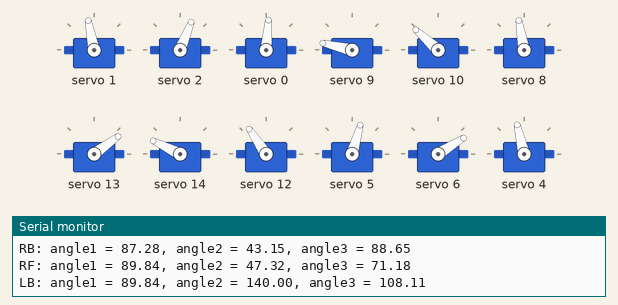
The sketch below on a simulated Arduino Uno, built with avr-gcc and run on an emulated ATmega328P. On the bench: 12 × servo, the last lines printed to the serial monitor.

Above: at 0.36 s.
At 10.0 s:
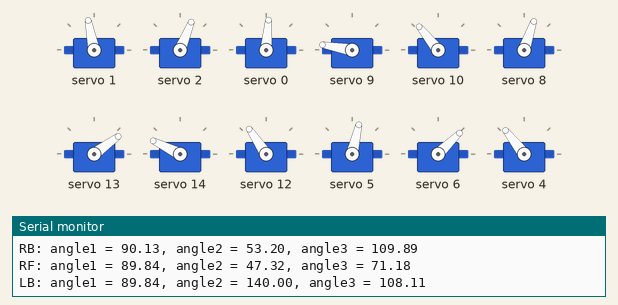
At 20.01 s:
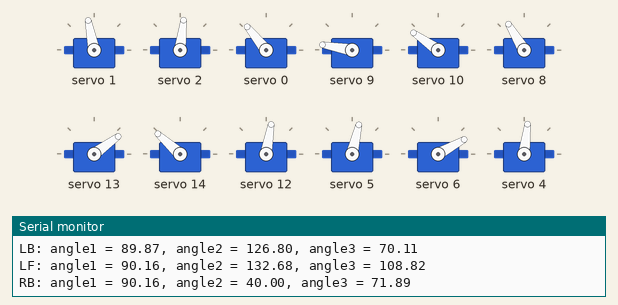
At 39.45 s:
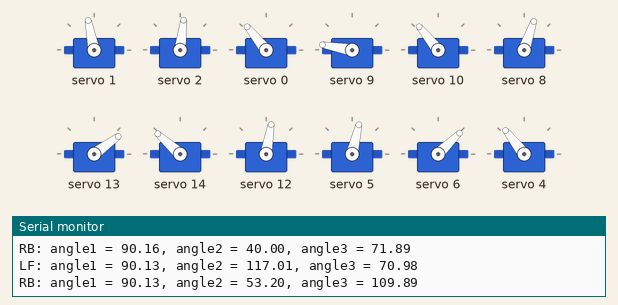
Timing chart, 0 to 40.0 s (numbered marks = the images above):
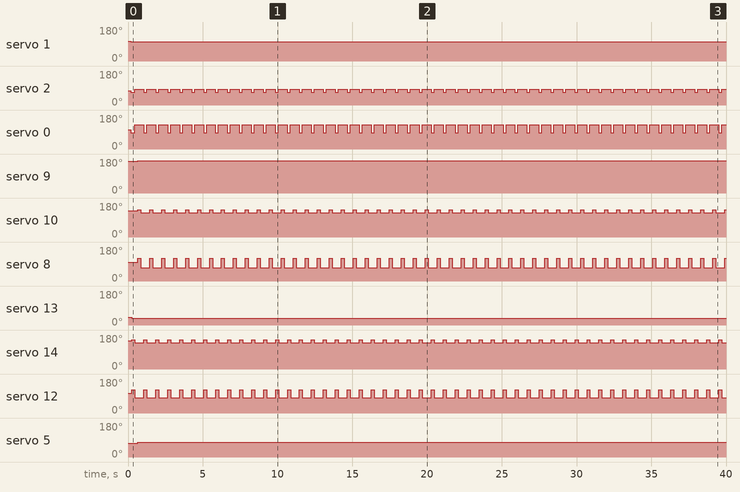

The sketch:

IK_cali.ino
```cpp
#include <Wire.h> // Used for I2C (IMU and PCA9685)
#include <Adafruit_PWMServoDriver.h> // Used for the PCA9685

// Might need to define SERVOMIN and SERVOMAX for each of the 12 servos
#define SERVOMIN 110 // minimum pulse length count
#define SERVOMAX 620 // maximum  pulse length count

// The pwm object
Adafruit_PWMServoDriver pwm = Adafruit_PWMServoDriver();

// Servo number
//     G   Y   O   /
// RF: 0,  1,  2,  3
// RB: 4,  5,  6,  7
// LF: 8,  9,  10, 11
// LB: 12, 13, 14, 15

// Inverse Kiematics (IK) functions
float servo1_solver(float x, float y, float z, int leg); // Yellow Servo
float servo2_solver(float x, float y, float z, int leg, float servo1_angle); // Orange Servo
float servo3_solver(float x, float y, float z, int leg); // Green Servo

// Set the leg to position (x, y, z)
float set_leg(float x, float y, float z, int leg);

// Helper functions
int angletoPWM(int ang);

/* ============= Constants ============== */
// lengths (mm)
float H = 266.0747;
float coxa = 22.42;
float femur = 34.9;
float deltax = 6.26;
float deltas = 19.0;
float l1 = 266;
float l2 = 261;
float l2p = 223.85;
float l2pp = 37.15;
float l3 = 278;
float l4 = 12.45;

// angles (degree)
float theta0 = 44.4674;
float theta1 = 43.4193;
/* ====================================== */

void setup() {
  Serial.begin(9600); // Sets the data rate in bits per second (baud) for serial data transmission
  Serial.println("16 channel servo test!");

  pwm.begin();
  pwm.setPWMFreq(60); // Analog servos run at ~60 Hz updates

  float x, y, z; // End point P(x, y, z)
  float angle1_r, angle2_r, angle3_r, angle1_l, angle2_l, angle3_l; // angles of the 3 motors for right and left legs

  // Given an end point (x, y, z)
  // Test (0, 0, -500) and (0, 0, -400) for each of the 4 legs
  x = 0, y = 0, z = -400;

  set_leg(x+30, y, z, 0); // Right Front
  set_leg(x+30, y, z, 1); // Left Front
  set_leg(x-50, y, z, 2); // Left Back
  set_leg(x-50, y, z, 3); // Right Back
}

void loop() {
  float x, y, z; // End point P(x, y, z)
  int height = 100;
  x = 0, y = 0, z = -450;
//
  set_leg(x+30, y+20, z+height, 0); // Right Front
  set_leg(x-50, y-20, z+height, 2); // Left Back
  delay(150);

  set_leg(x+30, y+20, z, 0); // Right Front
  set_leg(x-50, y-20, z, 2); // Left Back
  delay(150);

  set_leg(x+30, y-20, z+height, 1); // Left Front
  set_leg(x-50, y+20, z+height, 3); // Right Back
  delay(150);

  set_leg(x+30, y-20, z, 1); // Left Front
  set_leg(x-50, y+20, z, 3); // Right Back
  delay(150);
}


/* ================ IK functions ================ */
// the yellow servo
// Parameters: (x, y, z) - 3d coordinate;
//             leg: 0 for right leg, 1 for left leg.
float servo1_solver(float x, float y, float z, int leg) {
  float servo1_angle;
  float gamma1, gamma2;
  float OyPyz;

  if (y == 0)
    OyPyz = abs(z);
  else
    OyPyz = pow(y*y+z*z, 0.5);

  gamma1 = acos(-z/OyPyz) * 180/PI;
  gamma2 = acos(deltas/OyPyz) * 180/PI;

  if (leg == 0) { // right leg
    if (y >= 0)
       servo1_angle = gamma1 + gamma2;
    else if (y < 0)
       servo1_angle = gamma2 - gamma1;
    // Range of the yellow servos on the right legs (50 - 130 degrees)
    if (servo1_angle > 130)
      servo1_angle = 130;
    else if (servo1_angle < 50)
      servo1_angle = 50;
  }
  else if (leg == 1) { // left leg
    if (y >= 0)
       servo1_angle = 180 - (gamma2 - gamma1);
    else if (y < 0)
       servo1_angle = 180 - (gamma1 + gamma2);
    // Range of the yellow servos on the left legs (50 - 130 degrees)
    if (servo1_angle > 130)
      servo1_angle = 130;
    else if (servo1_angle < 50)
      servo1_angle = 50;
  }

  return servo1_angle;
}

// the orange servo
// Parameters: (x, y, z) - 3d coordinate;
//             leg: 0 for right leg, 1 for left leg.
//             servo1_angle: angle of the yellow servo
float servo2_solver(float x, float y, float z, int leg, float servo1_angle) {
  float servo2_angle;
  float alpha, beta;
  float OP, x2d, y2d;

  float Zmo = deltas * cos(servo1_angle);

  // Convert 3d coordinate (x, y, z) to new 2d coordinate (x2d, y2d)
  x2d = x;
  if (z >= Zmo)
    y2d = pow(y*y+z*z-deltas*deltas, 0.5);
  else
    y2d = -pow(y*y+z*z-deltas*deltas, 0.5);

  OP = pow((x2d*x2d + y2d*y2d), 0.5);

  if (H+l2 <= OP)
    alpha = 0;
  else
    alpha = acos((H*H+OP*OP-l2*l2)/(2*H*OP)) * 180/PI; // degree
  beta = acos(x/OP) * 180/PI; //degree

//  Serial.print("Zmo = ");
//  Serial.print(Zmo);
//  Serial.print(", y2d = ");
//  Serial.print(y2d);
//  Serial.print(", OP = ");
//  Serial.print(OP);
//  Serial.print(", alpha = ");
//  Serial.print(alpha);
//  Serial.print(", beta = ");
//  Serial.println(beta);

  if (leg == 0) {// right leg
    if (y2d >= 0)
      servo2_angle = 180 - (alpha-beta);
    else
      servo2_angle = 180 - (alpha+beta);

    // Range of the orange servos on the right legs (0 - 180 degrees)
    if (servo2_angle > 140)
      servo2_angle = 140;
    else if (servo2_angle < 40)
      servo2_angle = 40;
  }
  else if (leg == 1) { // left leg
    if (y2d >= 0)
      servo2_angle = alpha - beta;
    else
      servo2_angle = alpha + beta;

    // Range of the orange servos on the left legs (0 - 180 degrees)
    if (servo2_angle > 140)
      servo2_angle = 140;
    else if (servo2_angle < 40)
      servo2_angle = 40;
  }

  return servo2_angle;
}

// the green servo
// Parameters: (x, y, z) - 3d coordinate;
//             leg: 0 for right leg, 1 for left leg.
float servo3_solver(float x, float y, float z, int leg) {
  float servo3_angle;
  float alphaG1p, alphaG2p, epsilon, angdelta, thetaB1, thetaB2, thetaB;
  float H1, H2, H3, OP;

  H1 = pow((l2pp*l2pp+l4*l4), 0.5);
  OP = pow((x*x + y*y + z*z - deltas*deltas), 0.5);

  thetaB1 = atan2(l4, l2pp) * 180/PI; // degree
  if (H+l2 >= OP)
    thetaB = acos((H*H + l2*l2 - OP*OP)/(2*H*l2)) * 180/PI; // degree
  else
    thetaB = 180;

  thetaB2 = thetaB - thetaB1; // degree
  H2 = pow((H1*H1 + H*H - 2*H1*H * cos(thetaB2 * PI/180)), 0.5); // radian

  angdelta = acos((H*H + H2*H2 - H1*H1)/(2*H*H2)) * 180/PI; // degree

  epsilon = 180 - theta1 - angdelta; // degree
  H3 = pow((coxa*coxa + H2*H2 - 2*coxa*H2 * cos(epsilon * PI/180)), 0.5); // radian

  if (coxa + H3 < H2)
    alphaG1p = 180;
  else
    alphaG1p = acos((coxa*coxa + H3*H3 - H2*H2)/(2*coxa*H3)) * 180/PI; // degree

  if (femur + l3 < H3)
    alphaG2p = 180;
  else
    alphaG2p = acos((femur*femur + H3*H3 - l3*l3)/(2*femur*H3)) * 180/PI;  //degree

  servo3_angle = 180 - (alphaG1p + alphaG2p); //degree

  if (leg == 0) { // right leg
    servo3_angle = servo3_angle + theta0;
    // Range of the green servos on the right legs (40 - 170 degrees)
    if (servo3_angle > 160)
      servo3_angle = 160;
    else if (servo3_angle < 20)
      servo3_angle = 20;
  }
  else if (leg == 1) { // left leg
    servo3_angle = 180 - (servo3_angle + theta0);
    // Range of the green servos on the left legs (10 - 140 degrees)
    if (servo3_angle > 160)
      servo3_angle = 160;
    else if (servo3_angle < 20)
      servo3_angle = 20;
  }

  return servo3_angle;
}

/* ================================================ */

/* Set the LEG leg to position (X, Y, Z)
   LEG: 0 - Right Front
        1 - Left Front
        2 - Left Back
        3 - Right Back                   */
float set_leg(float x, float y, float z, int leg) {
  float angle1, angle2, angle3; // angles of the 3 motors for both right and left legs

  if (leg == 0) { // Right Front
    angle1 = servo1_solver(x, y, z, 0); // Yellow
    angle2 = servo2_solver(x, y, z, 0, angle1); // Orange
    angle3 = servo3_solver(x, y, z, 0); // Green

    pwm.setPWM(0+1, 0, angletoPWM(180-angle1, 0+1)); // Yellow
    pwm.setPWM(0+2, 0, angletoPWM(angle2, 0+2)); // Orange
    pwm.setPWM(0, 0, angletoPWM(angle3, 0)); // Green


    Serial.print("RF: angle1 = ");
    Serial.print(180-angle1);
    Serial.print(", angle2 = ");
    Serial.print(angle2);
    Serial.print(", angle3 = ");
    Serial.println(angle3);

  }

  else if (leg == 1) { // Left Front
    angle1 = servo1_solver(x, y, z, 1); // Yellow
    angle2 = servo2_solver(x, y, z, 1, angle1); // Orange
    angle3 = servo3_solver(x, y, z, 1); // Green

    pwm.setPWM(8+1, 0, angletoPWM(180-angle1, 8+1)); // Yellow
    pwm.setPWM(8+2, 0, angletoPWM(angle2, 8+2)); // Orange
    pwm.setPWM(8, 0, angletoPWM(angle3, 8)); // Green

    Serial.print("LF: angle1 = ");
    Serial.print(180-angle1);
    Serial.print(", angle2 = ");
    Serial.print(angle2);
    Serial.print(", angle3 = ");
    Serial.println(angle3);
  }

  else if (leg == 2) { // Left Back
    angle1 = servo1_solver(x, y, z, 1); // Yellow
    angle2 = servo2_solver(x, y, z, 1, angle1); // Orange
    angle3 = servo3_solver(x, y, z, 1); // Green

    pwm.setPWM(12+1, 0, angletoPWM(angle1, 12+1)); // Yellow
    pwm.setPWM(12+2, 0, angletoPWM(angle2, 12+2)); // Orange
    pwm.setPWM(12, 0, angletoPWM(angle3, 12)); // Green

    Serial.print("LB: angle1 = ");
    Serial.print(angle1);
    Serial.print(", angle2 = ");
    Serial.print(angle2);
    Serial.print(", angle3 = ");
    Serial.println(angle3);
  }

  else if (leg == 3) { // Right Back
    angle1 = servo1_solver(x, y, z, 0); // Yellow
    angle2 = servo2_solver(x, y, z, 0, angle1); // Orange
    angle3 = servo3_solver(x, y, z, 0); // Green

    pwm.setPWM(4+1, 0, angletoPWM(angle1, 4+1)); // Yellow
    pwm.setPWM(4+2, 0, angletoPWM(angle2, 4+2)); // Orange
    pwm.setPWM(4, 0, angletoPWM(angle3, 4)); // Green

    Serial.print("RB: angle1 = ");
    Serial.print(angle1);
    Serial.print(", angle2 = ");
    Serial.print(angle2);
    Serial.print(", angle3 = ");
    Serial.println(angle3);
  }
}

/* ================================================ */

// Convert angle to PWM
int angletoPWM(int ang, int servonum) {
  int pulse;

  if (servonum == 0)
    pulse = map(ang, 0, 180, 135, 675); // map the angle into the PWM

  else if (servonum == 1)
    pulse = map(ang, 0, 180, 110, 680); // map the angle into the PWM

  else if (servonum == 2)
    pulse = map(ang, 0, 180, 180, 660); // map the angle into the PWM

  else if (servonum == 4)
    pulse = map(ang, 0, 180, 130, 670); // map the angle into the PWM

  else if (servonum == 5)
    pulse = map(ang, 0, 180, 95, 565); // map the angle into the PWM

  else if (servonum == 6)
    pulse = map(ang, 0, 180, 84, 636); // map the angle into the PWM

  else if (servonum == 8)
    pulse = map(ang, 0, 180, 80, 680); // map the angle into the PWM

  else if (servonum == 9)
    pulse = map(ang, 0, 180, 325, 805); // map the angle into the PWM

  else if (servonum == 10)
    pulse = map(ang, 0, 180, 150, 630); // map the angle into the PWM

  else if (servonum == 12)
    pulse = map(ang, 0, 180, 135, 655); // map the angle into the PWM

  else if (servonum == 13)
    pulse = map(ang, 0, 180, -50, 510); // map the angle into the PWM

  else if (servonum == 14)
    pulse = map(ang, 0, 180, 120, 640); // map the angle into the PWM

  else
    pulse = map(ang, 0, 180, SERVOMIN, SERVOMAX); // map the angle into the PWM

  return pulse;
}
```

Measured:
- by itself, servo 1: 105° → 101° at 0.18 s
- by itself, servo 2: alternates 83° for 0.60 s and 68° for 0.20 s
- by itself, servo 0: alternates 129° for 0.60 s and 85° for 0.20 s
- by itself, servo 9: 167° → 170° at 0.64 s
- by itself, servo 10: alternates 145° for 0.20 s and 129° for 0.60 s
- by itself, servo 8: alternates 121° for 0.20 s and 71° for 0.60 s
- by itself, servo 13: 40° → 36° at 0.24 s
- by itself, servo 14: alternates 154° for 0.20 s and 138° for 0.60 s
